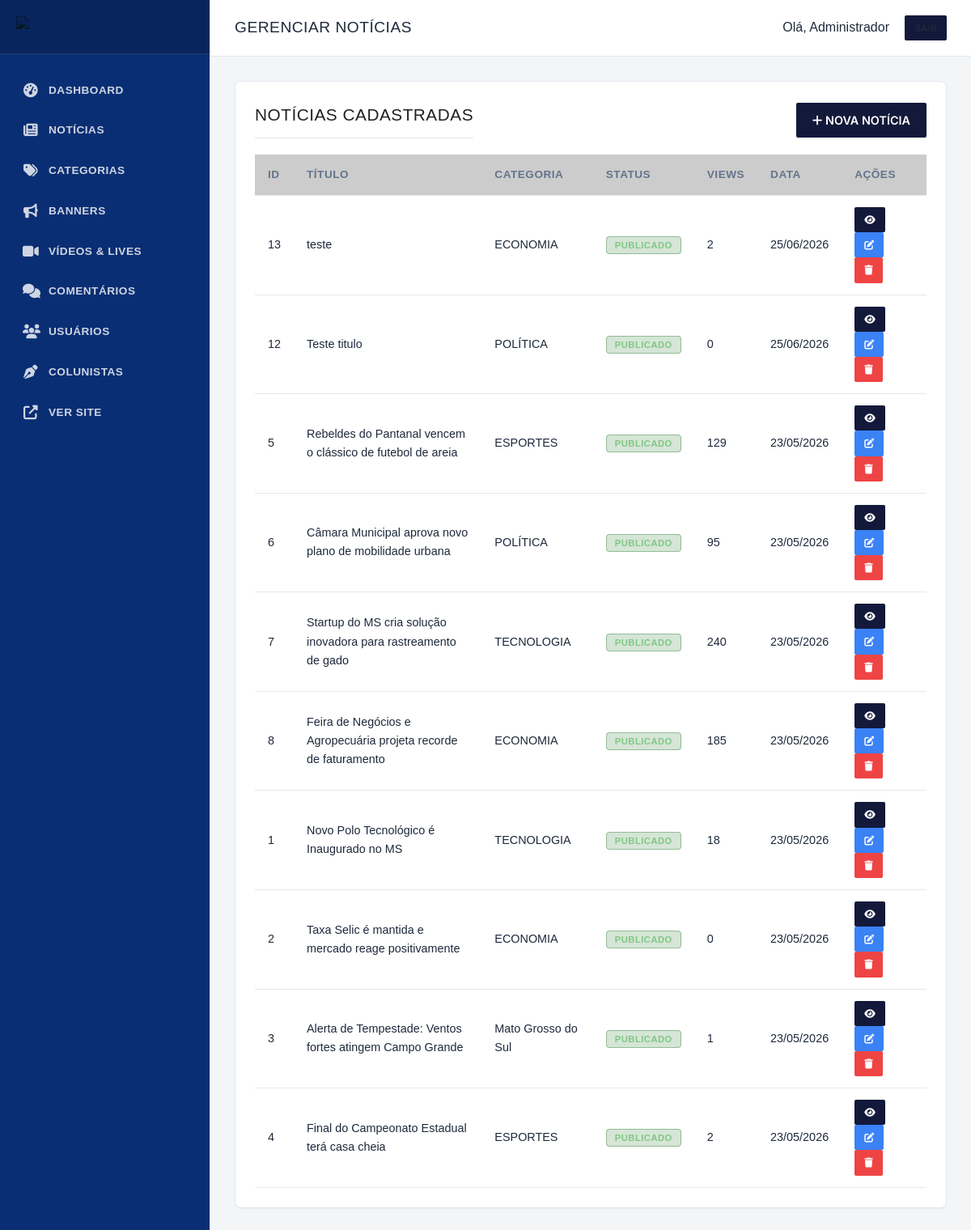
/admin/noticias.php (signed in), run on the app's committed database.
### tables this page shows
CREATE TABLE `noticias` (
  `id` INTEGER PRIMARY KEY AUTOINCREMENT,
  `titulo` TEXT NOT NULL,
  `subtitulo` TEXT DEFAULT NULL,
  `slug` TEXT NOT NULL UNIQUE,
  `conteudo` TEXT NOT NULL,
  `imagem_destacada` TEXT DEFAULT NULL,
  `legenda_imagem` TEXT DEFAULT NULL,
  `autor_id` INTEGER NOT NULL,
  `categoria_id` INTEGER NOT NULL,
  `visualizacoes` INTEGER DEFAULT 0,
  `status` TEXT DEFAULT 'rascunho',
  `destaque` INTEGER DEFAULT 0,
  `urgente` INTEGER DEFAULT 0,
  `criado_em` TIMESTAMP DEFAULT CURRENT_TIMESTAMP,
  `atualizado_em` TIMESTAMP DEFAULT CURRENT_TIMESTAMP, data_agendamento DATETIME DEFAULT NULL, views INTEGER DEFAULT 0, created_at DATETIME, updated_at DATETIME,
  FOREIGN KEY (`autor_id`) REFERENCES `usuarios` (`id`) ON DELETE CASCADE,
  FOREIGN KEY (`categoria_id`) REFERENCES `categorias` (`id`) ON DELETE CASCADE
);

CREATE TABLE `categorias` (
  `id` INTEGER PRIMARY KEY AUTOINCREMENT,
  `nome` TEXT NOT NULL,
  `slug` TEXT NOT NULL UNIQUE,
  `cor` TEXT DEFAULT '#1b5e20',
  `criado_em` TIMESTAMP DEFAULT CURRENT_TIMESTAMP
, created_at DATETIME);

### includes/functions.php (called while the page is built, shortened)
<?php
function escape($string) {
    return htmlspecialchars($string, ENT_QUOTES, 'UTF-8');
}
function getCsrfToken() {
    return $_SESSION['csrf_token'];
}

### admin/noticias.php (the view, shortened to what this page needs)
<?php
require_once __DIR__ . '/includes/header.php';
$pdo = Database::getInstance();
$page = isset($_GET['p']) ? (int)$_GET['p'] : 1;
$limit = 15;
$offset = ($page - 1) * $limit;
$stmt = $pdo->query("SELECT n.id, n.titulo, n.slug, n.status, n.visualizacoes, n.criado_em, c.nome as categoria
                     FROM noticias n
                     JOIN categorias c ON n.categoria_id = c.id
                     ORDER BY n.criado_em DESC LIMIT $limit OFFSET $offset");
$noticias = $stmt->fetchAll();
?>
<div class="card">
    <div style="display: flex; justify-content: space-between; align-items: center; margin-bottom: 20px;">
        <h3 style="margin:0;">Notícias Cadastradas</h3>
        <a href="noticia_form.php" class="btn"><i class="fas fa-plus"></i> Nova Notícia</a>
    </div>
    <div class="table-responsive">
        <table>
            <thead>
                <tr>
                    <th>ID</th>
                    <th>Título</th>
                    <th>Categoria</th>
                    <th>Status</th>
                    <th>Views</th>
                    <th>Data</th>
                    <th>Ações</th>
                </tr>
            </thead>
            <tbody>
                <?php foreach ($noticias as $item): ?>
                <tr>
                    <td><?= $item['id'] ?></td>
                    <td><?= escape($item['titulo']) ?></td>
                    <td><?= escape($item['categoria']) ?></td>
                    <td>
                        <span class="badge <?= $item['status'] == 'publicado' ? 'badge-success' : 'badge-warning' ?>">
                            <?= ucfirst($item['status']) ?>
                        </span>
                    </td>
                    <td><?= $item['visualizacoes'] ?></td>
                    <td><?= date('d/m/Y', strtotime($item['criado_em'])) ?></td>
                    <td>
                        <a href="<?= BASE_URL ?>/noticia/<?= escape($item['slug']) ?>" target="_blank" class="btn btn-sm btn-outline" title="Ver"><i class="fas fa-eye"></i></a>
                        <a href="noticia_form.php?id=<?= $item['id'] ?>" class="btn btn-sm" style="background-color: #3b82f6;" title="Editar"><i class="fas fa-edit"></i></a>
                        <a href="noticias.php?delete=<?= $item['id'] ?>&token=<?= getCsrfToken() ?>" class="btn btn-sm" style="background-color: #ef4444;" onclick="return confirm('Tem certeza que deseja excluir esta notícia?')" title="Excluir"><i class="fas fa-trash"></i></a>
                    </td>
                </tr>
                <?php endforeach; ?>
            </tbody>
        </table>
    </div>
</div>
<?php require_once __DIR__ . '/includes/footer.php'; ?>

### assets/css/style.css (style rules this page uses)
:root { --color-primary: #13193a; --color-primary-light: #1d2657; --color-accent: #CC0000; --color-text: #222222; --color-text-muted: #666666; --color-bg: #FFFFFF; --color-surface: #F8F9FA; --color-border: #E5E5E5; --color-footer-bg: #111111; --color-footer-text: #CCCCCC; --font-title: 'Merriweather', serif; --font-family: 'Inter', sans-serif; --shadow-sm: 0 1px 3px rgba(0,0,0,0.05); --transition: all 0.2s ease-in-out; }
* { margin: 0; padding: 0; box-sizing: border-box; }
body { font-family: var(--font-family); background-color: var(--color-bg); color: var(--color-text); line-height: 1.5; -webkit-font-smoothing: antialiased; }
a { text-decoration: none; color: inherit; transition: var(--transition); }
h1, h2, h3, h4, h5, h6 { font-family: var(--font-title); font-weight: 700; color: var(--color-text); }
.btn { display: inline-block; padding: 10px 20px; background-color: var(--color-primary); color: #fff; font-family: var(--font-family); font-weight: 600; font-size: 0.9rem; text-transform: uppercase; border: none; cursor: pointer; border-radius: 2px; }

### assets/css/admin.css (style rules this page uses)
:root { --admin-bg: #f4f5f7; --admin-surface: #ffffff; --admin-sidebar: #0a2e73; --admin-sidebar-hover: #113f9c; --admin-sidebar-text: #ffffff; --admin-text: #1e293b; --admin-text-light: #64748b; --admin-primary: #0a2e73; --admin-accent: #c8102e; --admin-border: #e2e8f0; --shadow-sm: 0 1px 2px 0 rgba(0, 0, 0, 0.05); --shadow-md: 0 4px 6px -1px rgba(0, 0, 0, 0.1); }
body { margin: 0; font-family: 'Montserrat', sans-serif; background-color: var(--admin-bg); color: var(--admin-text); line-height: 1.6; }
h1, h2, h3, h4, h5, h6 { font-family: 'Bebas Neue', sans-serif; font-weight: 400; text-transform: uppercase; letter-spacing: 0.5px; }
.card { background: var(--admin-surface); border-radius: 8px; border: 1px solid var(--admin-border); box-shadow: var(--shadow-sm); padding: 24px; margin-bottom: 30px; color: var(--admin-text); }
.card h3 { font-size: 1.3rem; margin-top: 0; border-bottom: 1px solid var(--admin-border); padding-bottom: 12px; margin-bottom: 20px; }
.table-responsive { overflow-x: auto; }
table { width: 100%; border-collapse: collapse; }
table th, table td { padding: 14px 16px; text-align: left; border-bottom: 1px solid var(--admin-border); }
table th { background-color: rgba(0, 0, 0, 0.2); font-weight: 700; font-size: 0.85rem; text-transform: uppercase; letter-spacing: 0.5px; color: var(--admin-text-light); }
table td { font-size: 0.9rem; color: var(--admin-text); }
.badge { padding: 4px 10px; border-radius: 4px; font-size: 0.7rem; font-weight: 700; text-transform: uppercase; letter-spacing: 0.5px; }
.badge-success { background-color: rgba(46, 125, 50, 0.2); color: #81c784; border: 1px solid rgba(46, 125, 50, 0.4); }
.btn-sm { padding: 6px 12px; font-size: 0.75rem; }

### data on the page
noticias: id "13", titulo "teste", categoria.nome "ECONOMIA", status "PUBLICADO", visualizacoes "2", criado_em "25/06/2026"
noticias: id "12", titulo "Teste titulo", categoria.nome "POLÍTICA", status "PUBLICADO", visualizacoes "0", criado_em "25/06/2026"
noticias: id "5", titulo "Rebeldes do Pantanal vencem o clássico de futebol de areia", categoria.nome "ESPORTES", status "PUBLICADO", visualizacoes "129", criado_em "23/05/2026"
noticias: id "6", titulo "Câmara Municipal aprova novo plano de mobilidade urbana", categoria.nome "POLÍTICA", status "PUBLICADO", visualizacoes "95", criado_em "23/05/2026"
noticias: id "7", titulo "Startup do MS cria solução inovadora para rastreamento de gado", categoria.nome "TECNOLOGIA", status "PUBLICADO", visualizacoes "240", criado_em "23/05/2026"
noticias: id "8", titulo "Feira de Negócios e Agropecuária projeta recorde de faturamento", categoria.nome "ECONOMIA", status "PUBLICADO", visualizacoes "185", criado_em "23/05/2026"
noticias: id "1", titulo "Novo Polo Tecnológico é Inaugurado no MS", categoria.nome "TECNOLOGIA", status "PUBLICADO", visualizacoes "18", criado_em "23/05/2026"
noticias: id "2", titulo "Taxa Selic é mantida e mercado reage positivamente", categoria.nome "ECONOMIA", status "PUBLICADO", visualizacoes "0", criado_em "23/05/2026"
noticias: id "3", titulo "Alerta de Tempestade: Ventos fortes atingem Campo Grande", categoria.nome "Mato Grosso do Sul", status "PUBLICADO", visualizacoes "1", criado_em "23/05/2026"
noticias: id "4", titulo "Final do Campeonato Estadual terá casa cheia", categoria.nome "ESPORTES", status "PUBLICADO", visualizacoes "2", criado_em "23/05/2026"

### other printed values
$page_title "GERENCIAR NOTÍCIAS"
$_SESSION['user_nome'] "Administrador"
